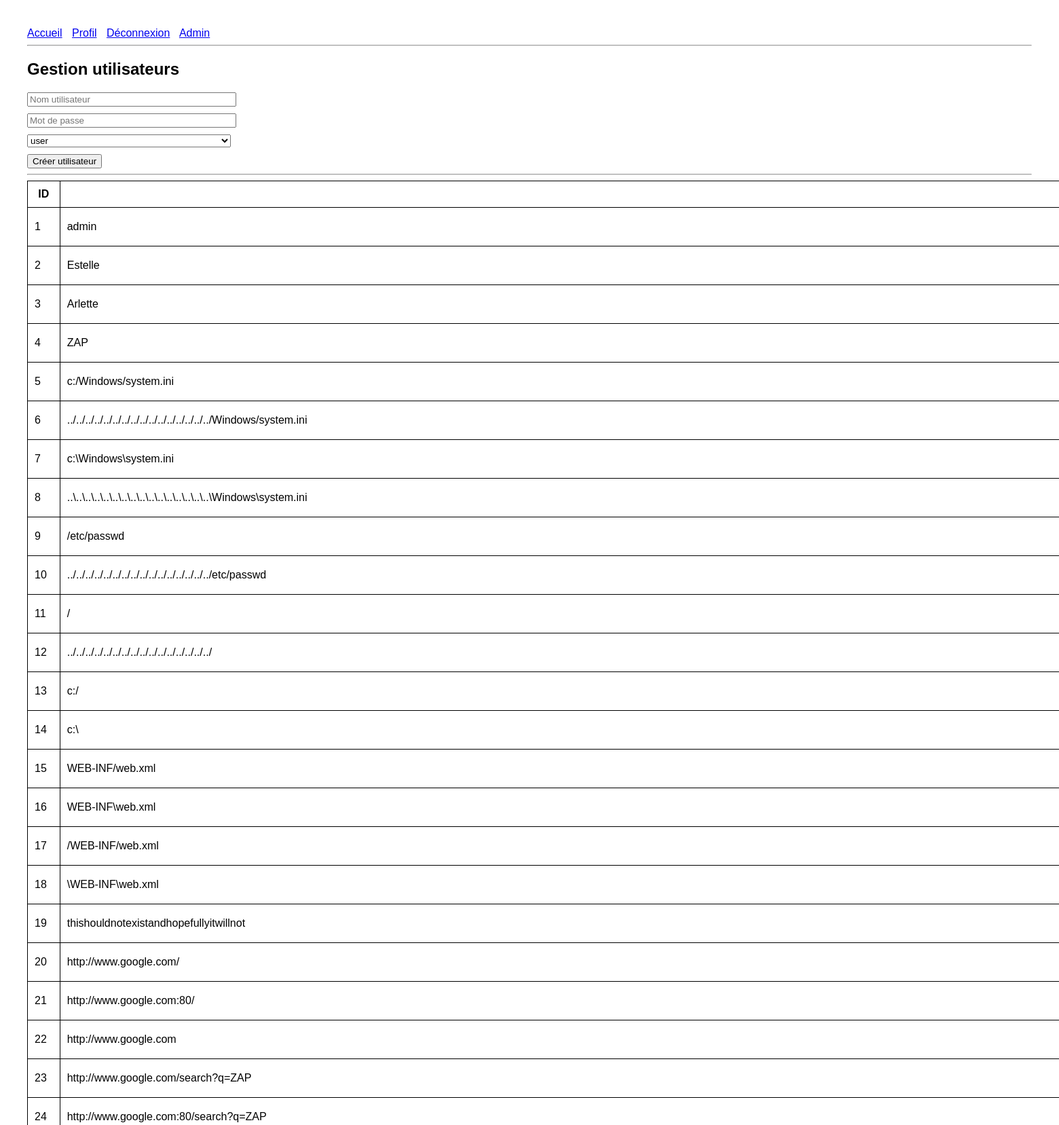
The app's page /admin/users (signed in, upper part) with its own data.
### app.py (models this page shows)
class User(db.Model):
    id = db.Column(db.Integer, primary_key=True)
    username = db.Column(db.String(100), unique=True, nullable=False)
    password = db.Column(db.String(200), nullable=False)
    role = db.Column(db.String(20), default='user')

### app.py (the view)
@app.route('/admin/users')
def admin_users():
    if not is_admin():
        return redirect(url_for('index'))
    users = User.query.all()
    return render_template(
        'admin_users.html',
        users=users,
        user=current_user()
    )

### app.py (called while the page is built)
def current_user():
    if 'user_id' in session:
        return User.query.get(session['user_id'])
    return None

def is_admin():
    user = current_user()
    return user and user.role == 'admin'

### templates/admin_users.html (shortened to what this page needs)
{% extends 'base.html' %}
{% block content %}
<h2>Gestion utilisateurs</h2>
<form method="POST" action="/admin/users/create">
    <input type="text" name="username" placeholder="Nom utilisateur" required><br>
    <input type="password" name="password" placeholder="Mot de passe" required><br>
    <select name="role">
        <option value="user">user</option>
    </select><br>
    <button type="submit">Créer utilisateur</button>
</form>
<hr>
<table>
<tr>
    <th>ID</th>
    <th>Nom utilisateur</th>
</tr>
{% for u in users %}
<tr>
    <td>{{ u.id }}</td>
    <td>{{ u.username }}</td>
</tr>
{% endfor %}
</table>
{% endblock %}

### templates/base.html (shortened to what this page needs)
<!DOCTYPE html>
<html>
<head>
    <link rel="stylesheet" href="{{ url_for('static', filename='style.css') }}">
</head>
<body>
<nav>
    <a href="/">Accueil</a>
    {% if user %}
        <a href="/profile">Profil</a>
        <a href="/logout">Déconnexion</a>
        {% if user.role == 'admin' %}
            <a href="/admin/users">Admin</a>
        {% endif %}
    {% else %}
        <a href="/login">Connexion</a>
        <a href="/register">Inscription</a>
    {% endif %}
</nav>
<hr>
{% block content %}{% endblock %}
</body>
</html>

### static/style.css (style rules this page uses)
body { font-family: Arial; margin: 40px; }
nav a { margin-right: 10px; }
table { width: 100%; border-collapse: collapse; }
table, table td, table th { border: 1px solid black; padding: 10px; }
input, select { width: 300px; margin-bottom: 10px; }

### records on screen
User: id "1", username "admin"
User: id "2", username "Estelle"
User: id "3", username "Arlette"
User: id "4", username "ZAP"
User: id "5", username "c:/Windows/system.ini"
User: id "6", username "../../../../../../../../../../../../../../../../Windows/system.ini"
User: id "7", username "c:\\Windows\\system.ini"
User: id "8", username "..\\..\\..\\..\\..\\..\\..\\..\\..\\..\\..\\..\\..\\..\\..\\..\\Windows\\system.ini"
User: id "9", username "/etc/passwd"
User: id "10", username "../../../../../../../../../../../../../../../../etc/passwd"
User: id "11", username "/"
User: id "12", username "../../../../../../../../../../../../../../../../"
User: id "13", username "c:/"
User: id "14", username "c:\\"
User: id "15", username "WEB-INF/web.xml"
User: id "16", username "WEB-INF\\web.xml"
User: id "17", username "/WEB-INF/web.xml"
User: id "18", username "\\WEB-INF\\web.xml"
User: id "19", username "thishouldnotexistandhopefullyitwillnot"
User: id "20", username "http://www.google.com/"
User: id "21", username "http://www.google.com:80/"
User: id "22", username "http://www.google.com"
User: id "23", username "http://www.google.com/search?q=ZAP"
User: id "24", username "http://www.google.com:80/search?q=ZAP"
